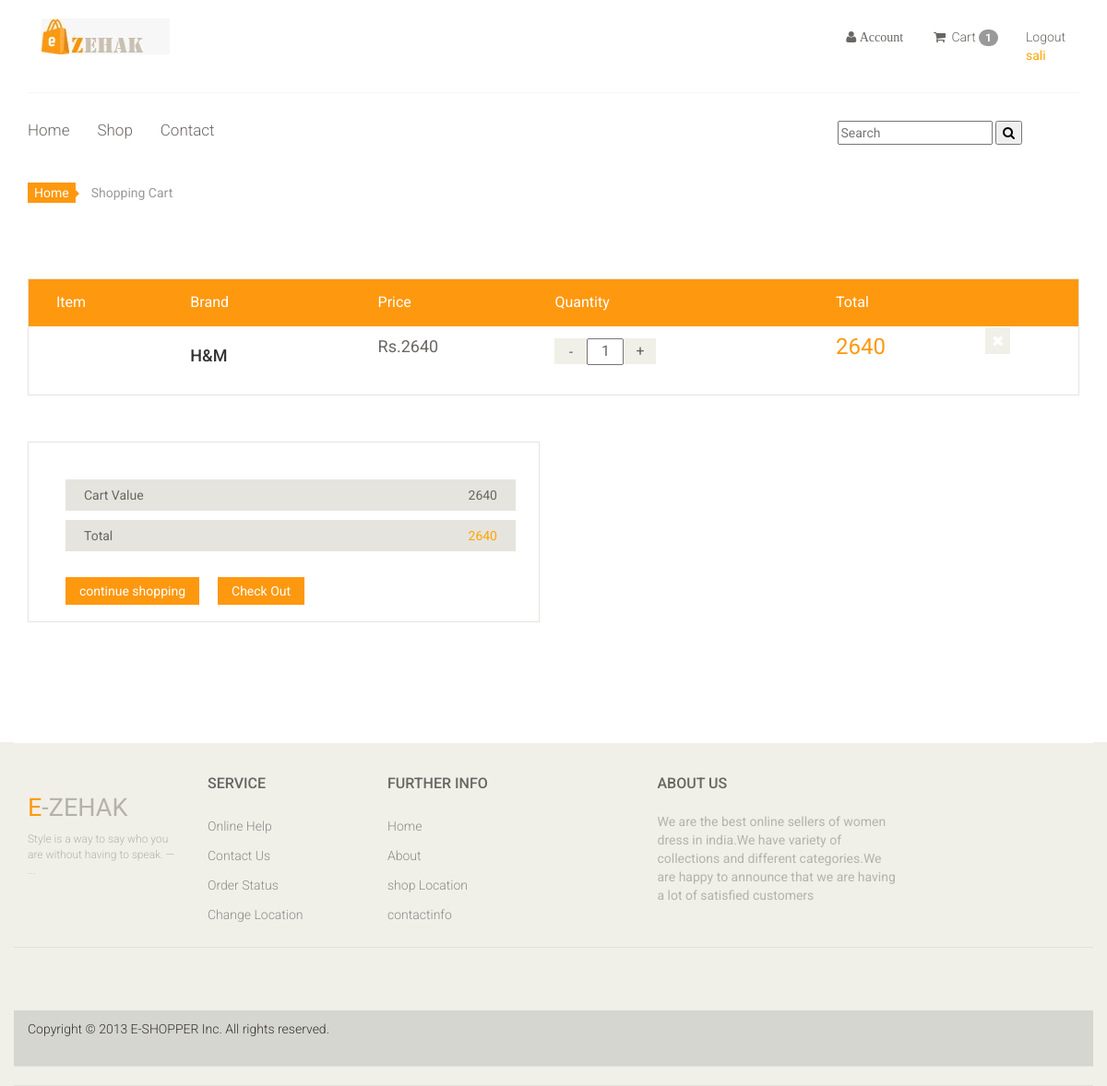
/cart (signed in), run on the app's committed database.
### zehak/models.py (models this page shows, shortened)
class CartItem(models.Model):
    user = models.ForeignKey(User ,on_delete=models.CASCADE,null=True)
    product = models.ForeignKey(Product,on_delete=models.CASCADE)
    cart = models.ForeignKey(Cart,on_delete=models.CASCADE,null=True)
    quantity = models.IntegerField()
    is_active = models.BooleanField(default=True)

### week8/models.py (models this page shows, shortened)
class Product(models.Model):
    image1 = models.ImageField(upload_to='photos/productimages')
    image2 = models.ImageField(upload_to='photos/productimages')
    image3 = models.ImageField(upload_to='photos/productimages',blank=True)
    image4 = models.ImageField(upload_to='photos/productimages',blank=True)
    brand = models.CharField(max_length=50)
    productname = models.CharField(max_length=50,unique=True)
    category = models.ForeignKey(Category,on_delete=models.CASCADE)
    price = models.IntegerField()
    offers = models.IntegerField(default=0)
    newprice = models.IntegerField(default=0)
    size = models.ManyToManyField(Size, default='s')
    stock = models.IntegerField()

### zehak/views.py (the view)
# urls.py: path('cart',views.cart,name='cart'),
@never_cache
def cart(request):
    user=request.user
    cart_items=None
    total=0
    quantity=0
    try:
        cart_items = CartItem.objects.filter(user=user, is_active=True)
        for cart_item in cart_items:
            total +=(cart_item.product.newprice * cart_item.quantity)
            sub_total = cart_item.product.newprice * cart_item.quantity
            quantity += cart_item.quantity
    except ObjectDoesNotExist:
        pass
    context ={
        'total' : total,
        'quantity' : quantity,
        'cart_items' : cart_items,
        }
    return render(request,"user/cart.html",context)

### zehak/context_processor.py (called while the page is built)
def counter(request):
    cart_count = 0
    if 'admin' in request.path:
        return {}
    else:
        try:
            cart_items = CartItem.objects.all().filter(user=request.user)
            for cart_item in cart_items:
                cart_count += 1
        except TypeError:
            cart_count = 0
    return dict(cart_count=cart_count)

### templates/user/cart.html (shortened to what this page needs)
{% load static %}
<!DOCTYPE html>
<html lang="en">
<head>
    <link href="{% static 'user/css/bootstrap.min.css' %}" rel="stylesheet">
    <link href="{% static 'user/css/font-awesome.min.css' %}" rel="stylesheet">
    <link href="{% static 'user/css/prettyPhoto.css' %}" rel="stylesheet">
    <link href="{% static 'user/css/price-range.css' %}" rel="stylesheet">
    <link href="{% static 'user/css/animate.css' %}" rel="stylesheet">
	<link href="{% static 'user/css/main.css' %}" rel="stylesheet">
	<link href="{% static 'user/css/responsive.css' %}" rel="stylesheet">
</head>
<body>
	<header id="header">
		<div class="header-middle">
			<div class="container">
				<div class="row">
					<div class="col-md-4 clearfix">
						<div class="logo pull-left">
							<a href="/"><img src="{% static 'user/images/home/zehak.jpeg' %}" alt="" /></a>
						</div>
					</div>
					<div class="col-md-8 clearfix">
						<div class="shop-menu clearfix pull-right">
							<ul class="nav navbar-nav">
								<li class="dropdown"><a href=""><i class="fa fa-user"> Account</i>
								</a>
								</li>
								<li><a href="{% url 'cart' %}"><i class="fa fa-shopping-cart"></i> Cart
									<span class='badge badge-warning' id='lblCartCount'>{{ cart_count }}</span>
								</a></li>
								{% if user.is_authenticated %}
								  <li><a href="{% url 'logout' %}">Logout</a><p style="color: orange;">{{user.username}}</p></li>
								{% else %}
								 <li><a href="userlogin"><i class="fa fa-lock"></i>Login</a></li>
								 <li><a href="register">register</a></li>
								{% endif %}
							</ul>
						</div>
					</div>
				</div>
			</div>
		</div>
		<div class="header-bottom">
			<div class="container">
				<div class="row">
					<div class="col-sm-9">
						<div class="mainmenu pull-left">
							<ul class="nav navbar-nav collapse navbar-collapse">
								<li><a href="/">Home</a></li>
								<li><a href="#">Shop</a>
                                </li>
								<li><a href="">Contact</a></li>
							</ul>
						</div>
					</div>
					<div class="col-sm-3">
						<form action="{% url 'search' %}" method="GET">
						<div><span>
							<input type="text" name="keyword" placeholder="Search"/>
						<button type="submit">
							<i class="fa fa-search" aria-hidden="true"></i>
						</button>
					</span>
					</div>
					</form>
					</div>
				</div>
			</div>
		</div>
	</header>
	<section id="cart_items">
		<div class="container">
			{% if not cart_items %}
			<h2 class="text-center" style="margin-top: 100px;">your shopping cart is empty</h2>
			<br>
			<div class="text-center" style="margin-bottom: 100px;">
				<a href="{% url 'home' %}" class="btn btn-primary">Continue Shopping</a>
			</div>
			{% else %}
			<div class="breadcrumbs">
				<ol class="breadcrumb">
				  <li><a href="#">Home</a></li>
				  <li class="active">Shopping Cart</li>
				</ol>
			</div>
			<div class="table-responsive cart_info">
				<table class="table table-condensed">
					<thead>
						<tr class="cart_menu">
							<td class="image">Item</td>
							<td class="brand">Brand</td>
							<td class="price">Price</td>
							<td class="quantity">Quantity</td>
							<td class="total">Total</td>
							<td></td>
						</tr>
					</thead>
					<tbody>
						{% for cart_item in cart_items %}
						<tr class="product-item" data-index="{{cart_item.id}}">
							<td class="cart_product">
							</td>
							<td class="cart_description">
								<h4 style="padding-right:30px">{{ cart_item.product.brand }}</h4>
							</td>
							<td class="cart_price">
								<p>Rs.{{ cart_item.product.newprice }}</p>
							</td>
							<td class="cart_quantity">
								<div class="cart_quantity_button">
									<button style=" background: #F0F0E9;color: #696763;display: inline-block;font-size: 16px;height: 28px;overflow: hidden;text-align: center;width: 35px;float: left;
									line-height: 28px; border: none;"  class="cart_quantity_down " data-product_id="{{cart_item.product.id}}" data-index="{{cart_item.id}}">-</button>
									<input class="cart_quantity_input" id="qty{{cart_item.id}}" type="text" name="quantity" value="{{ cart_item.quantity }}" autocomplete="off" size="2" readonly>
									<a type="button" class="cart_quantity_up" id="{{cart_item.id}}" data-car_id="{{cart_item.id}}" data-pro_id="{{cart_item.product.id}}"> + </a>
								</div>
							</td>
							<td class="cart_total">
								<p class="cart_total_price" id="total{{cart_item.id}}">{%widthratio cart_item.product.newprice 1 cart_item.quantity%}</p>
							</td>
							<td class="cart_delete">
								<a onclick="confirm('Are you sure you want to delete this item? ')" data-index="{{cart_item.product.id}}" href="{% url 'remove_cart_item' cart_item.id %}"><i class="fa fa-times"></i></a>
							</td>
						</tr>
						{% endfor %}
					</tbody>
				</table>
			</div>
		</div>
	</section>
	<section id="do_action">
		<div class="container">
			<div class="heading">
				<div class="row">
				<div class="col-12 col-md-6">
					<div class="total_area">
						<ul>
							<li>Cart Value <span id="subtotal">{{ total }}</span></li>
							<li>Total <span style="color: orange;">{{ total }}</span></li>
						</ul>
						<div class="checkout" style="display: flex;">
							<a class="btn btn-default update" href="{% url 'home' %}">continue shopping</a>
							<form method="POST" action="{% url 'checkout' %}">
							<button  type="submit" class="btn btn-default check_out checkout2 ">Check Out</button>
							</form>
						</div>
					</div>
				</div>
				</div>
			</div>
			{% endif %}
		</div>
	</section>
	<footer id="footer">
		<div class="footer-top">
			<div class="container">
				<div class="row">
					<div class="col-sm-2">
						<div class="companyinfo">
							<h2><span>e</span>-ZEHAK</h2>
							<p>Style is a way to say who you are without having to speak. — ...</p>
						</div>
					</div>
		<div class="footer-widget">
			<div class="container">
				<div class="row">
					<div class="col-sm-2">
						<div class="single-widget">
							<h2>Service</h2>
							<ul class="nav nav-pills nav-stacked">
								<li><a href="#">Online Help</a></li>
								<li><a href="#">Contact Us</a></li>
								<li><a href="#">Order Status</a></li>
								<li><a href="#">Change Location</a></li>
							</ul>
						</div>
					</div>
					<div class="col-sm-2">
						<div class="single-widget">
							<h2>Further info</h2>
							<ul class="nav nav-pills nav-stacked">
								<li><a href="#">Home</a></li>
								<li><a href="#">About</a></li>
								<li><a href="#">shop Location</a></li>
								<li><a href="#">contactinfo</a></li>
							</ul>
						</div>
					</div>
					<div class="col-sm-3 col-sm-offset-1">
						<div class="single-widget">
							<h2>About Us</h2>
							<p style="color:#B3B3AD;">We are the best online sellers of women dress in india.We have variety of collections and different categories.We are happy to announce that we are having a lot of satisfied customers</p>
						</div>
					</div>
				</div>
			</div>
		</div>
		<div class="footer-bottom">
			<div class="container">
				<div class="row">
					<p class="pull-left">Copyright © 2013 E-SHOPPER Inc. All rights reserved.</p>
				</div>
			</div>
		</div>
	</footer>
</body>
</html>

### data on the page
CartItem: product.brand "H&M", product.newprice "2640", quantity "1", product+quantity "2640"

### other printed values
{{ cart_count }} "1"
{{ user.username }} "sali"
{{ total }} "2640"
